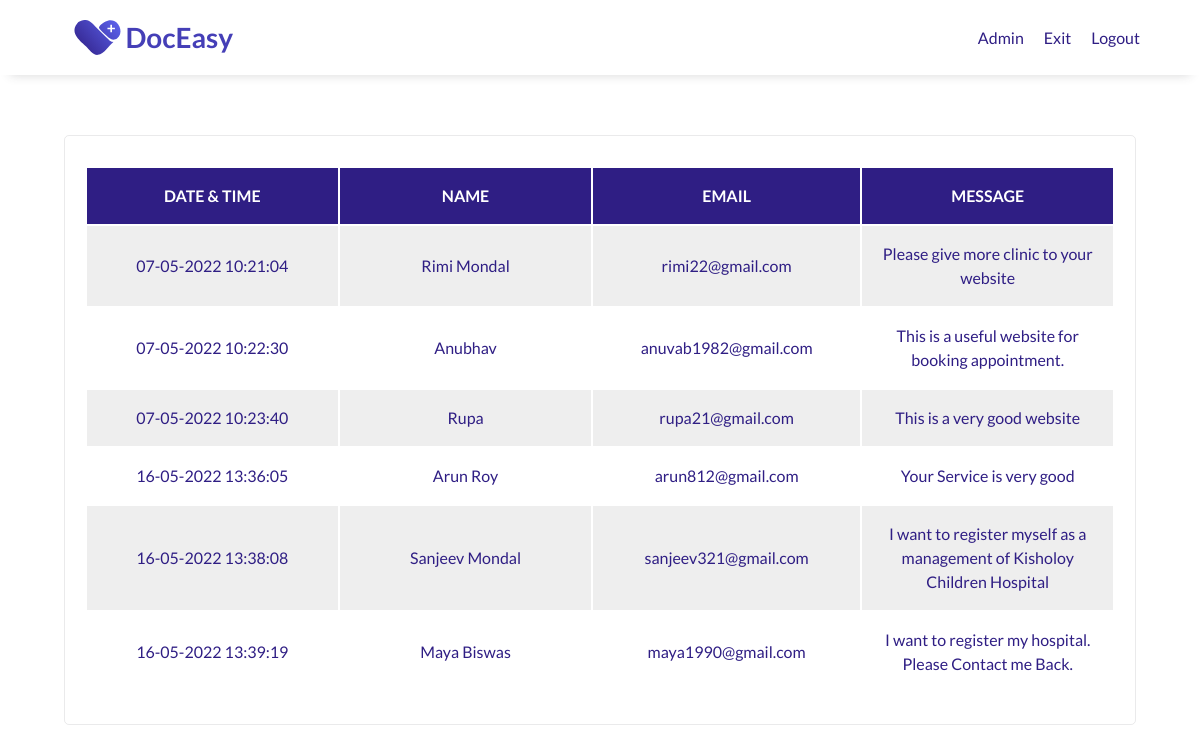
The page /public/feedback/adminFeedback.php (signed in) on the database its author committed.
### tables this page shows
CREATE TABLE `doceasy_feedback` (
  `feedback_no` int(5) NOT NULL,
  `name` varchar(50) NOT NULL,
  `email` varchar(50) NOT NULL,
  `message` varchar(500) NOT NULL,
  `date_time` varchar(50) NOT NULL
);

### public/feedback/adminFeedback.php (the view, shortened to what this page needs)
<?php
include "../config.php";
if ($_SESSION["loggedIn"]) {
?>
    <!DOCTYPE html>
    <html lang="en">
    <head>
        <link rel="stylesheet" type="text/css" href="/assets/css/userHistory.css" />
    </head>
    <body>
        <?php
        $sql = "SELECT * FROM doceasy_feedback";
        $result = $conn->query($sql);
        $row = $result->fetch_assoc();
        if ($row) {
        ?>
            <header id="header">
                <div class="logo">
                    <a href="/index.php">
                        <img class="logo-img" id="header-img" src="/assets/images/doceasy/doceasy-logo.svg" alt="DocEasy logo" />
                    </a>
                </div>
                <nav id="nav-bar">
                    <ul>
                        <li><a class="nav-link" href="#"><?php echo "Admin"  ?></a></li>
                        <li><a class="nav-link" href="/public/dashboard/adminDash.php">Exit</a></li>
                        <li><a class="nav-link" href="/public/logout/adminLogout.php">Logout</a></li>
                    </ul>
                </nav>
            </header>
            <main>
                <section id="table">
                    <div class="container">
                        <div class="card">
                            <table>
                                <tr>
                                    <th>DATE & TIME</th>
                                    <th>NAME</th>
                                    <th>EMAIL</th>
                                    <th>MESSAGE</th>
                                </tr>
                                <?php
                                while ($row = $result->fetch_assoc()) {
                                ?>
                                    <tr>
                                        <td> <?php echo $row["date_time"]; ?> </td>
                                        <td> <?php echo $row["name"]; ?> </td>
                                        <td> <?php echo $row["email"]; ?> </td>
                                        <td> <?php echo $row["message"]; ?> </td>
                                    </tr>
                                <?php }
                                ?>
                            </table>
                        </div>
                    </div>
                </section>
            </main>
    </body>
<?php
        } else {
            echo "No Record Found";
        }
    } else {
        header("Location: ../login/adminLogin.php");
    }
?>
    </html>

### assets/css/userHistory.css (style rules this page uses)
* { margin: 0; padding: 0; box-sizing: border-box; scroll-behavior: smooth; }
html { font-size: 10px; }
body { font-size: 1.6rem; line-height: 1.5; font-family: "Lato", sans-serif; color: #37383a; }
li { list-style: none; }
a { color: #2f1e84; text-decoration: none; }
img { max-width: 100%; height: auto; display: block; }
.logo-img { width: 100%; max-width: 200px; }
.container { display: flex; flex-direction: row; justify-content: center; }
.card { display: flex; flex-direction: column; align-items: ce3nter; text-align: center; width: calc(100% / 1.1); margin: 1.5rem; padding: 3rem 2rem 3rem 2rem; border: 1px solid rgba(55, 56, 58, 0.1); border-radius: 5px; }
header { padding: 0 5rem; width: 100%; position: fixed; top: 0; min-height: 75px; display: flex; justify-content: space-between; align-items: center; background-color: #fff; box-shadow: 0 1rem 1rem -1rem rgba(55, 56, 58, 0.2); }
nav { font-weight: 400; }
nav>ul { display: flex; flex-direction: row; justify-content: space-around; }
nav li { padding: 0px 10px 0px 10px; }
#table { padding: 12rem 1rem; text-align: center; color: #2f1e84; }
td { text-align: center; width: 12em; padding: 1em; }
th { text-align: center; padding: 1em; background-color: #2f1e84; color: white; }
tr { height: 1em; }
table tr:nth-child(even) { background-color: #eee; }
table tr:nth-child(odd) { background-color: #fff; }

### rows shown on the page
doceasy_feedback: date_time "07-05-2022 10:21:04", name "Rimi Mondal", email "rimi22@gmail.com", message "Please give more clinic to your website"
doceasy_feedback: date_time "07-05-2022 10:22:30", name "Anubhav", email "anuvab1982@gmail.com", message "This is a useful website for booking appointment."
doceasy_feedback: date_time "07-05-2022 10:23:40", name "Rupa", email "rupa21@gmail.com", message "This is a very good website"
doceasy_feedback: date_time "16-05-2022 13:36:05", name "Arun Roy", email "arun812@gmail.com", message "Your Service is very good"
doceasy_feedback: date_time "16-05-2022 13:38:08", name "Sanjeev Mondal", email "sanjeev321@gmail.com", message "I want to register myself as a management of Kisholoy Children Hospital"
doceasy_feedback: date_time "16-05-2022 13:39:19", name "Maya Biswas", email "maya1990@gmail.com", message "I want to register my hospital. Please Contact me Back."
